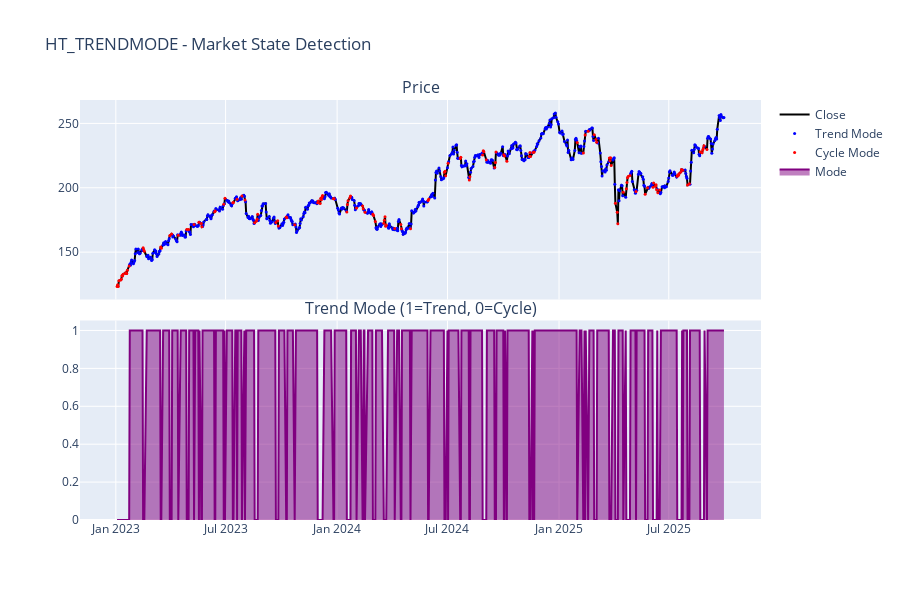

Notebook code for this chart:
### Markdown cell above
## 2. HT_TRENDMODE - Trend vs Cycle Mode

Identifies whether market is in trending mode (1) or cycling mode (0). Helps adapt strategy to market conditions.

### Code cell
trendmode = calculate_ht_trendmode(df, threshold=0.5)
df['trendmode'] = trendmode

fig = make_subplots(rows=2, cols=1, shared_xaxes=True, vertical_spacing=0.05,
                    subplot_titles=('Price', 'Trend Mode (1=Trend, 0=Cycle)'))

fig.add_trace(go.Scatter(x=df['date'], y=df['close'], name='Close', line=dict(color='black')), row=1, col=1)

# Color price based on mode
trend_periods = df[df['trendmode'] == 1]
cycle_periods = df[df['trendmode'] == 0]

fig.add_trace(go.Scatter(x=trend_periods['date'], y=trend_periods['close'], mode='markers',
                        name='Trend Mode', marker=dict(color='blue', size=3)), row=1, col=1)
fig.add_trace(go.Scatter(x=cycle_periods['date'], y=cycle_periods['close'], mode='markers',
                        name='Cycle Mode', marker=dict(color='red', size=3)), row=1, col=1)

fig.add_trace(go.Scatter(x=df['date'], y=df['trendmode'], name='Mode',
                        fill='tozeroy', line=dict(color='purple')), row=2, col=1)

fig.update_layout(height=600, title_text="HT_TRENDMODE - Market State Detection")
fig.show()

print(f"Trend periods: {(df['trendmode'] == 1).sum()} days")
print(f"Cycle periods: {(df['trendmode'] == 0).sum()} days")

### Figure 1 — Plotly figure (JSON) as saved in the notebook; plotly's stock layout.template omitted (floating-point values rounded to 4 significant figures; data arrays with more than 128 entries replaced by an {"elided": "..."} marker saying what was removed)
{"data": [{"line": {"color": "black"}, "name": "Close", "type": "scatter", "x": {"elided": "688 str values"}, "xaxis": "x", "y": {"elided": "688 float values"}, "yaxis": "y"}, {"marker": {"color": "blue", "size": 3}, "mode": "markers", "name": "Trend Mode", "type": "scatter", "x": {"elided": "541 str values"}, "xaxis": "x", "y": {"elided": "541 float values"}, "yaxis": "y"}, {"marker": {"color": "red", "size": 3}, "mode": "markers", "name": "Cycle Mode", "type": "scatter", "x": {"elided": "147 str values"}, "xaxis": "x", "y": {"elided": "147 float values"}, "yaxis": "y"}, {"fill": "tozeroy", "line": {"color": "purple"}, "name": "Mode", "type": "scatter", "x": {"elided": "688 str values"}, "xaxis": "x2", "y": {"elided": "688 int values"}, "yaxis": "y2"}], "layout": {"annotations": [{"font": {"size": 16}, "showarrow": false, "text": "Price", "x": 0.5, "xanchor": "center", "xref": "paper", "y": 1, "yanchor": "bottom", "yref": "paper"}, {"font": {"size": 16}, "showarrow": false, "text": "Trend Mode (1=Trend, 0=Cycle)", "x": 0.5, "xanchor": "center", "xref": "paper", "y": 0.475, "yanchor": "bottom", "yref": "paper"}], "height": 600, "title": {"text": "HT_TRENDMODE - Market State Detection"}, "xaxis": {"anchor": "y", "domain": [0, 1], "matches": "x2", "showticklabels": false}, "xaxis2": {"anchor": "y2", "domain": [0, 1]}, "yaxis": {"anchor": "x", "domain": [0.525, 1]}, "yaxis2": {"anchor": "x2", "domain": [0, 0.475]}}}
